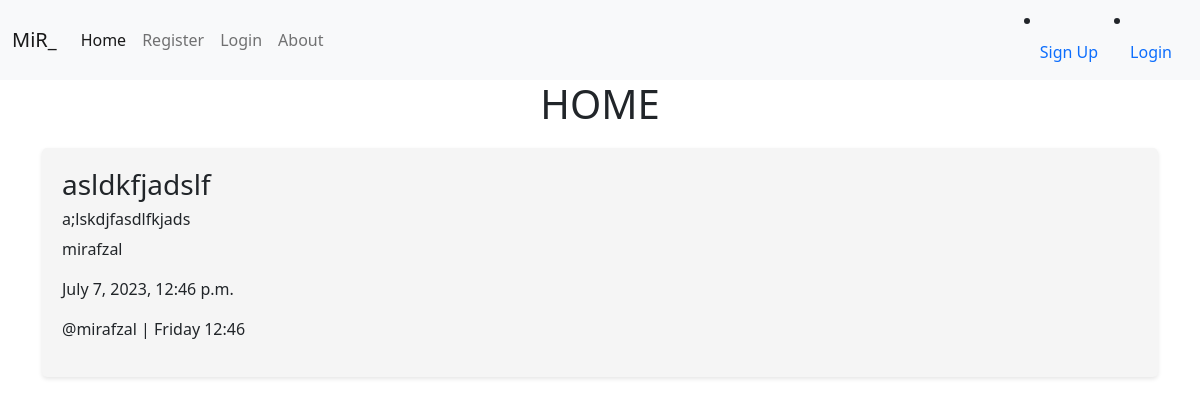
Screenshot of /post/3/ with the database file from the repository.
### users/models.py (models this page shows, shortened)
class Post(models.Model):
    fname = models.CharField(max_length=100)
    lname = models.CharField(max_length=30)
    title = models.CharField(max_length=100)
    content = models.TextField()
    author = models.ForeignKey(User, on_delete=models.CASCADE)
    data = models.DateTimeField(default=timezone.now)

### blog/views.py (the view)
# urls.py: path('post/<int:pk>/', views.PostDetail.as_view(), name='post-detail'),
class PostDetail(DetailView):
    model = Post

### users/templates/users/post_detail.html (shortened to what this page needs)
{% extends 'blog/base.html' %}
{% load crispy_forms_tags %}
{% block content %}
    <h1>HOME</h1>
        <div class="container">
            <div class="container-post">
                <h3>{{ post.title }}</h3>
                <h6>{{ post.content }}</h6>
                <p>{{ post.author }}</p>
                <p>{{ post.data }}</p>
                <p class="post-card-ifno">
                    <span class="post-card-author">@{{ post.author }} |</span>
                    <span class="post-card-author">{{ post.data|date:"l G:i" }} </span>
                </p>
            </div>
        </div>
{% endblock content %}

### blog/static/blog/style.css (style rules this page uses)
* { padding: 0; margin: 0; box-sizing: border-box; }
body { font-family: Arial, sans-serif; margin: 0; padding: 0; }
.container { margin: 20px; }
.container-post { background-color: #f5f5f5; padding: 20px; border-radius: 5px; box-shadow: 0 2px 4px rgba(0, 0, 0, 0.1); }
h1 { text-align: center; }
h4, p { margin-bottom: 10px; }

### rows the page displays
Post: title "asldkfjadslf", content "a;lskdjfasdlfkjads", author "mirafzal", data "July 7, 2023, 12:46 p.m.", data "Friday 12:46"
